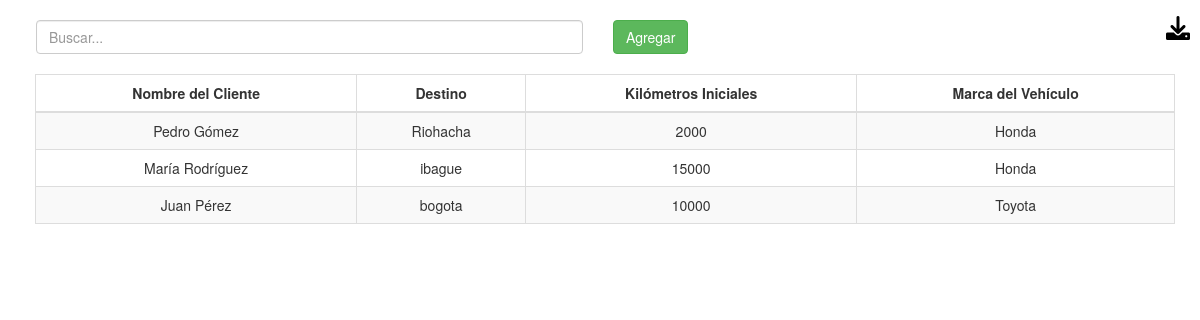
The page / on the database its author committed.
### tables this page shows
CREATE TABLE `prestamos` (
  `id` bigint(20) UNSIGNED NOT NULL,
  `cliente_id` int(11) DEFAULT NULL,
  `vehiculo_id` int(11) DEFAULT NULL,
  `fecha_inicio` date NOT NULL,
  `fecha_fin` date NOT NULL,
  `destino` varchar(100) NOT NULL,
  `km_inicial` int(11) NOT NULL,
  `km_final` int(11) DEFAULT NULL
);

CREATE TABLE `clientes` (
  `id` bigint(20) UNSIGNED NOT NULL,
  `nombre` varchar(100) NOT NULL,
  `direccion` varchar(200) NOT NULL,
  `telefono` varchar(20) NOT NULL
);

CREATE TABLE `vehiculos` (
  `id` bigint(20) UNSIGNED NOT NULL,
  `marca` varchar(50) NOT NULL,
  `modelo` varchar(50) NOT NULL,
  `año` int(11) NOT NULL,
  `kilometraje` int(11) NOT NULL
);

### fetch_filtered_data-prestamo.php (the view, shortened to what this page needs)
<?php
require_once "config.php";
$html = '';
$sql = "SELECT c.nombre AS cliente, p.destino, p.km_inicial, v.marca AS vehiculo
        FROM prestamos p
        JOIN clientes c ON p.cliente_id = c.id
        JOIN vehiculos v ON p.vehiculo_id = v.id
        ORDER BY v.marca";
if ($result = mysqli_query($link, $sql)) {
    if (mysqli_num_rows($result) > 0) {
        $html .= "<div class='table-responsive'>";
        $html .= "<table class='table table-bordered table-striped'>";
        $html .= "<thead>";
        $html .= "<tr>";
        $html .= "<th>Nombre del Cliente</th>";
        $html .= "<th>Destino</th>";
        $html .= "<th>Kilómetros Iniciales</th>";
        $html .= "<th>Marca del Vehículo</th>";
        $html .= "</tr>";
        $html .= "</thead>";
        $html .= "<tbody>";
        while ($row = mysqli_fetch_array($result)) {
            $html .= "<tr>";
            $html .= "<td>" . $row['cliente'] . "</td>";
            $html .= "<td>" . $row['destino'] . "</td>";
            $html .= "<td>" . $row['km_inicial'] . "</td>";
            $html .= "<td>" . $row['vehiculo'] . "</td>";
            $html .= "</tr>";
        }
        $html .= "</tbody>";
        $html .= "</table>";
        $html .= "</div>";
    } else {
        $html .= "<p class='lead'><em>No se encontraron registros.</em></p>";
    }
} else {
    $html .= "ERROR: No se pudo ejecutar $sql. " . mysqli_error($link);
}
echo $html;
?>

### index.php (shortened to what this page needs)
<!DOCTYPE html>
<html>
<head>
    <link rel="stylesheet" href="https://maxcdn.bootstrapcdn.com/bootstrap/3.3.7/css/bootstrap.min.css">
    <link rel="stylesheet" href="https://cdnjs.cloudflare.com/ajax/libs/font-awesome/6.0.0-beta3/css/all.min.css">
</head>
<body>
    <div class="wrapper">
        <a href="#" class="download-icon" title="Descargar informe">
            <i class="fa fa-download" style="color: black;"></i>
        </a>
        <div class="container">
            <div class="row">
                <div class="col-md-12">
                    <div class="section-content">
                        <div class="col-md-6">
                            <input type="text" id="search" placeholder="Buscar..." class="form-control">
                        </div>
                        <div class="col-md-6">
                            <a href="create-prestamo.php" class="btn btn-success">
                                Agregar
                            </a>
                        </div>
                    </div>
                    <div id="table-container">
                        <?php include 'fetch_filtered_data-prestamo.php'; ?>
                    </div>
                </div>
            </div>
        </div>
    </div>
</body>
</html>

### index.php (style rules this page uses)
.wrapper { padding: 20px; position: relative; }
.download-icon { position: absolute; top: 10px; right: 10px; font-size: 24px; color: #000; }
.table td, .table th { text-align: center; }
.table-responsive { overflow-x: auto; }
.section-content { display: flex; justify-content: space-between; align-items: center; margin-bottom: 20px; margin-left: -14px; }

### rows shown on the page
prestamos: cliente.nombre "Pedro Gómez", destino "Riohacha", km_inicial "2000", vehiculo.marca "Honda"
prestamos: cliente.nombre "María Rodríguez", destino "ibague", km_inicial "15000", vehiculo.marca "Honda"
prestamos: cliente.nombre "Juan Pérez", destino "bogota", km_inicial "10000", vehiculo.marca "Toyota"
